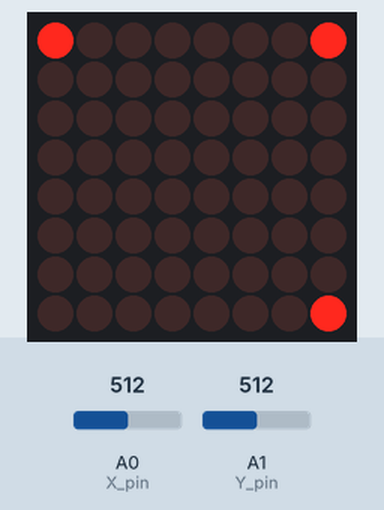
Recording of a sketch running on a simulated Arduino Uno, built with avr-gcc and run on an emulated ATmega328P. Shown: 8×8 LED matrix. The test bench sets the inputs (shaded band); at power-on: A0 (X_pin) = 512, A1 (Y_pin) = 512.

Above: at 2.8 s.
2.9 s: A0 (X_pin) set to 90
At 4.51 s:
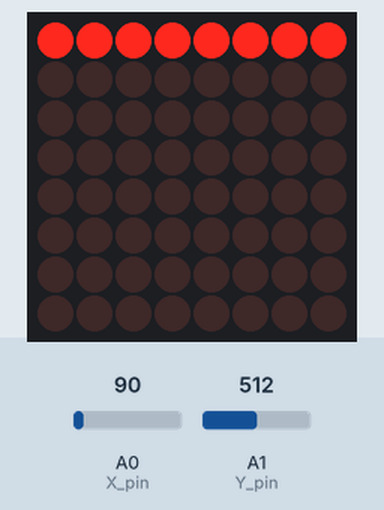
6.2 s: A0 (X_pin) set to 110
At 8.0 s:
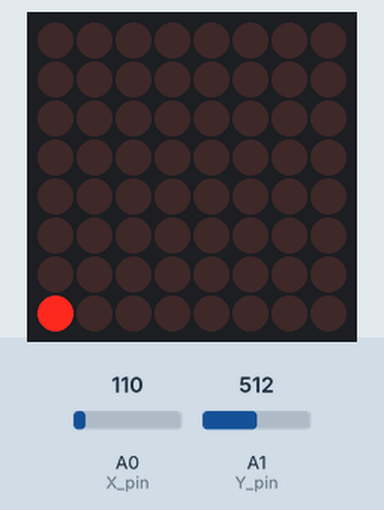
12.2 s: A1 (Y_pin) set to 90
At 12.77 s:
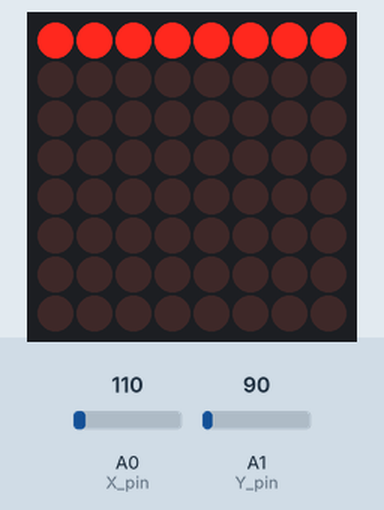
14.9 s: A1 (Y_pin) set to 110
At 15.5 s:
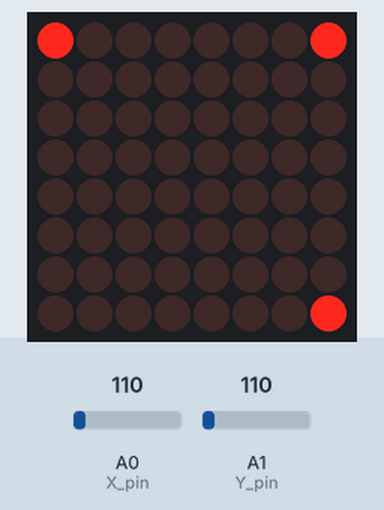
20.9 s: A1 (Y_pin) set to 0
At 21.44 s:
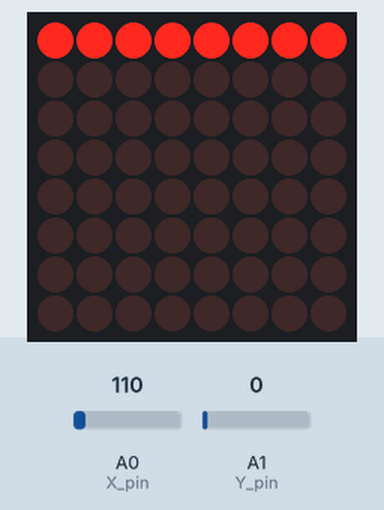
23.6 s: A1 (Y_pin) set to 122
At 24.4 s:
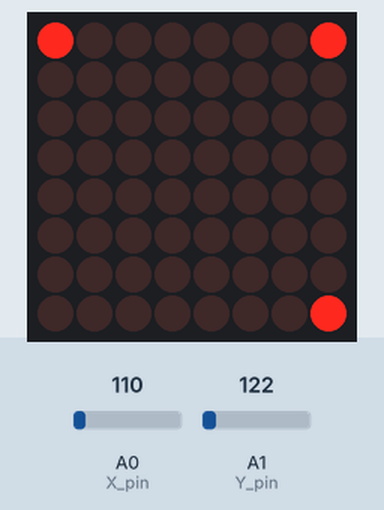
Timing chart, 0 to 26.6 s (numbered marks = the images above; inputs shaded):
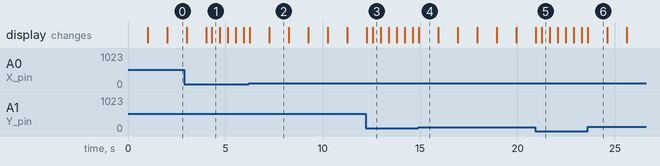

Measured:
- after the input at 2.9 s, the display: first differs from a run without the input after 1.1 s (image 1)
- after the input at 6.2 s, the display: first changes after 0.06 s (image 2 shows a later state)
- after the input at 12.2 s, the display: changes after 0.06 s (image 3)
- after the input at 14.9 s, the display: changes at once (image 4)
- after the input at 20.9 s, the display: changes at once (image 5)
- after the input at 23.6 s, the display: changes at once (image 6)
- what the display in image 1 shows lasts 0.4 s, from 4.3 s to 4.7 s

The sketch:

Game_joystick_dot_matrix.ino
```cpp
#include "LedControl.h"

LedControl lc=LedControl(10,12,11,1);

unsigned long delaytime1=500;
unsigned long delaytime2=50;

const int SW_pin = 2;
const int X_pin = 0;
const int Y_pin = 1;

void setup() {
  pinMode(SW_pin, INPUT);
  digitalWrite(SW_pin, HIGH);

  lc.shutdown(0,false);
  lc.setIntensity(0,8);
  lc.clearDisplay(0);
}

void loop() {
  if (analogRead(X_pin)>100 && analogRead(Y_pin)>100) {
    lc.clearDisplay(0);
    lc.setLed(0,0,0,1);
    lc.setLed(0,7,7,1);
    lc.setLed(0,0,7,1);
    delay(1000);
    lc.clearDisplay(0);
    lc.setLed(0,7,0,1);
    delay(1000);
  } else if (analogRead(X_pin)<100 || analogRead(Y_pin)<100) {
    lc.clearDisplay(0);
    lc.setRow(0,0,B11111111);
    delay(100);
    lc.setColumn(0,7,B11111111);
  }
}
```
